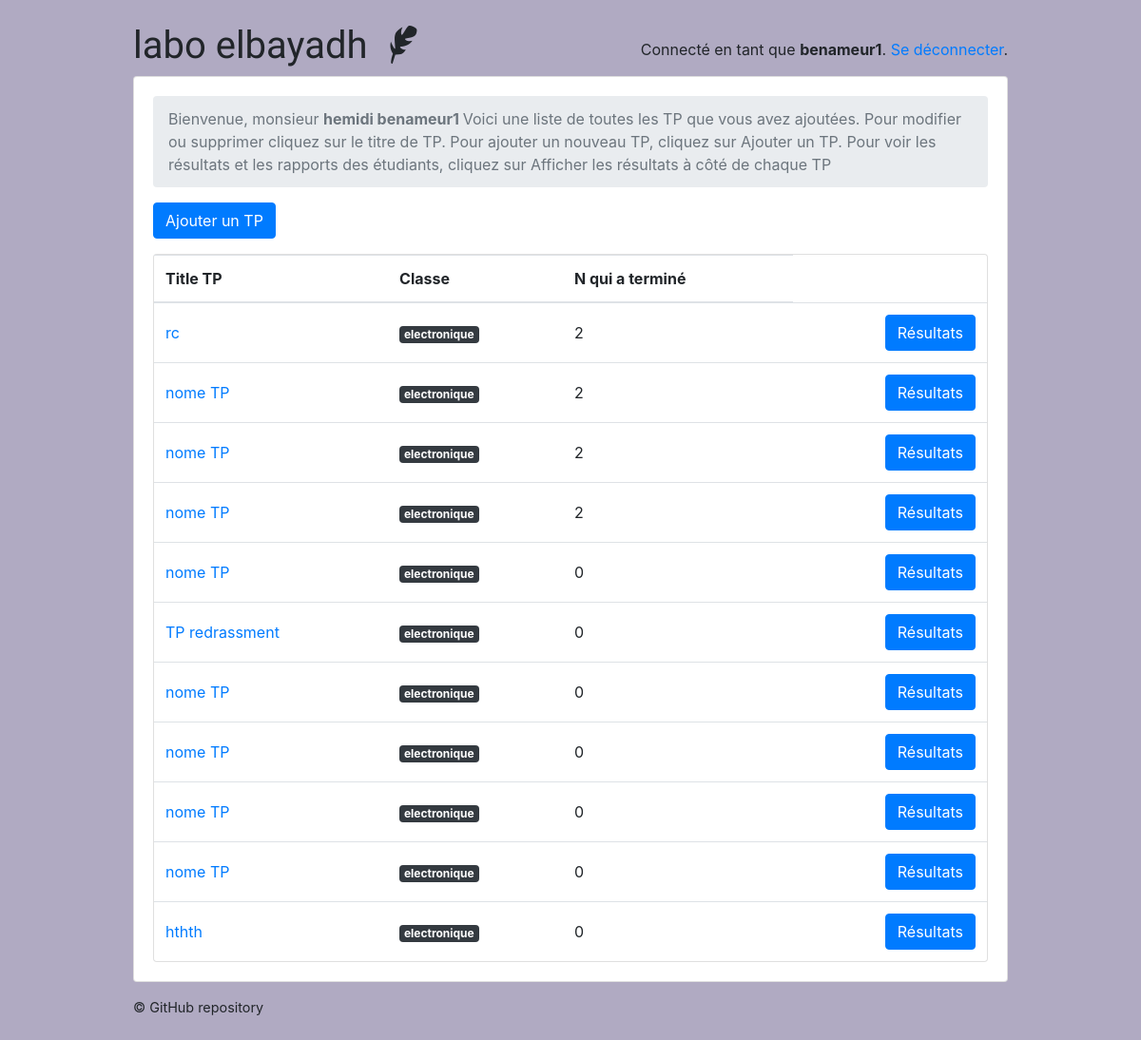
Page /teachers/ (signed in) on the earlier database version.
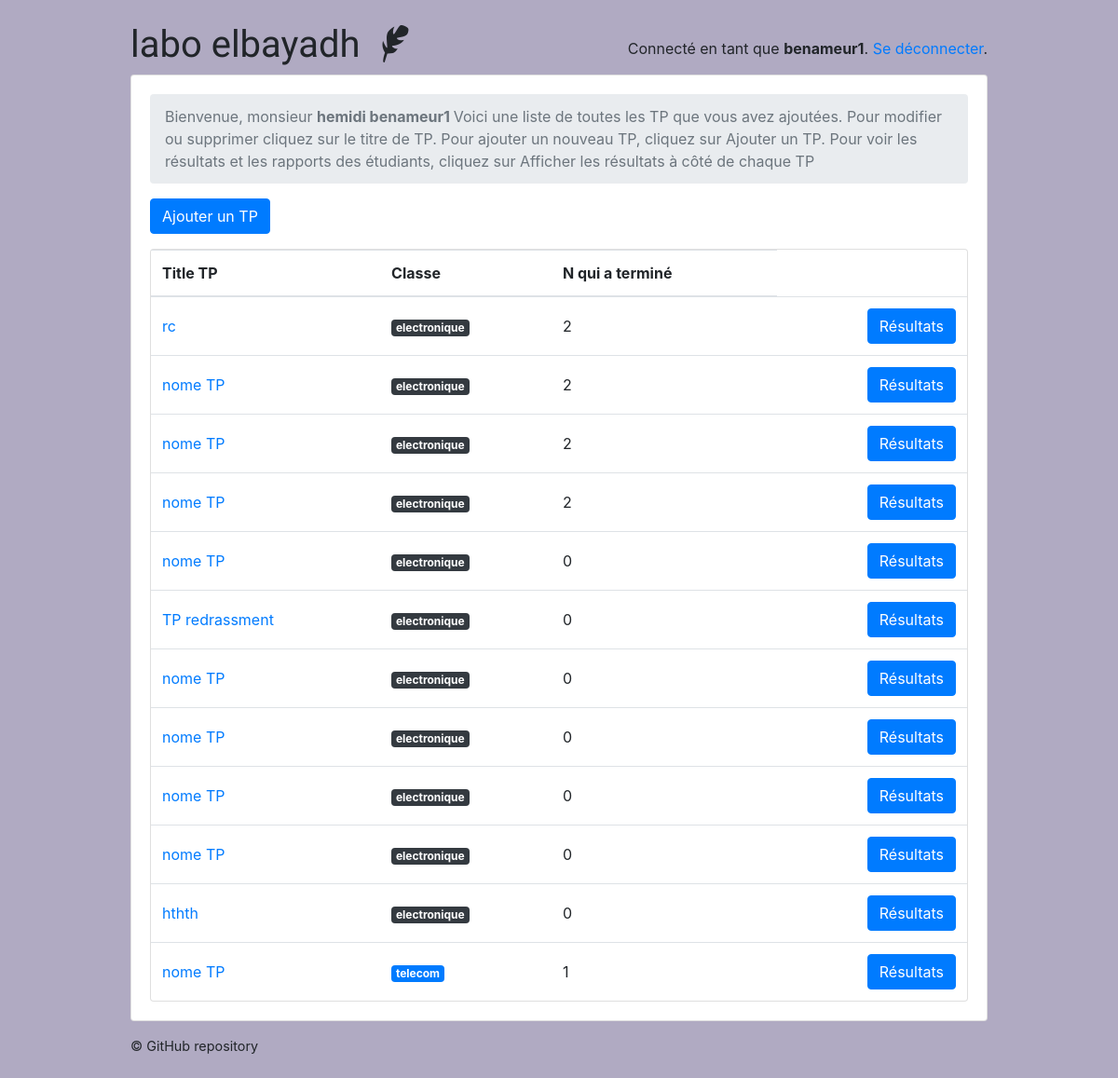
Same page on the later database version.
### classroom/models.py (models this page shows, shortened)
class Quiz(models.Model):
    owner = models.ForeignKey(User, on_delete=models.CASCADE, related_name='quizzes')
    name = models.CharField(max_length=255 , default='nome TP')
    subject = models.ForeignKey(Subject, on_delete=models.CASCADE, related_name='quizzes')
    type_tp_posible = (
        ('RC', 'RC'),
        ('R', 'R'),
        ('RL', 'RL'),
    )
    type_tp = models.CharField(max_length=6 ,choices=type_tp_posible)
    description = models.TextField('description', max_length=500)
    module = models.CharField(max_length=255, default='module')

class Subject(models.Model):
    name = models.CharField(max_length=30)
    color = models.CharField(max_length=7, default='#007bff')
    def get_html_badge(self):
        name = escape(self.name)
        color = escape(self.color)
        html = '<span class="badge badge-primary" style="background-color: %s">%s</span>' % (color, name)
        return mark_safe(html)

### classroom/views/teachers.py (the view)
# urls.py: path('', students.QuizListView.as_view(), name='quiz_list'),
@method_decorator([login_required, teacher_required], name='dispatch')
class QuizListView(ListView):
    model = Quiz
    ordering = ('name', )
    context_object_name = 'quizzes'
    template_name = 'classroom/teachers/quiz_change_list.html'
    def get_queryset(self):
        queryset = self.request.user.quizzes \
            .select_related('subject') \
            .annotate(questions_count=Count('questions', distinct=True)) \
            .annotate(taken_count=Count('taken_quizzes', distinct=True))
        return queryset

### classroom/templates/classroom/teachers/quiz_change_list.html
{% extends 'base.html' %}
{% block content %}
  <nav aria-label="breadcrumb">
    <ol class="breadcrumb">
      <li class="breadcrumb-item active" aria-current="page">Bienvenue, monsieur <strong> {{user.first_name  }} {{user.last_name}} </strong> Voici une liste de toutes les TP que vous avez ajoutées. Pour modifier ou supprimer cliquez sur le titre de TP. Pour ajouter un nouveau TP, cliquez sur Ajouter un TP.
 Pour voir les résultats et les rapports des étudiants, cliquez sur Afficher les résultats à côté de chaque TP</li>
    </ol>
  </nav>
  <a href="{% url 'teachers:quiz_add' %}" class="btn btn-primary mb-3" role="button">Ajouter un TP</a>
  <div class="card">
    <table class="table mb-0">
      <thead>
        <tr>
          <th>Title TP</th>
          <th>Classe</th>
          <th>N qui a terminé </th>
        </tr>
      </thead>
      <tbody>
        {% for quiz in quizzes %}
          <tr>
            <td class="align-middle"><a href="{% url 'teachers:quiz_change' quiz.pk %}">{{ quiz.name }}</a></td>
            <td class="align-middle">{{ quiz.subject.get_html_badge }}</td>
            <td class="align-middle">{{ quiz.taken_count }}</td>
            <td class="text-right">
              <a href="{% url 'teachers:quiz_results' quiz.pk %}" class="btn btn-primary">Résultats</a>
            </td>
          </tr>
        {% empty %}
          <tr>
            <td class="bg-light text-center font-italic" colspan="5">You haven't created any quiz yet.</td>
          </tr>
        {% endfor %}
      </tbody>
    </table>
  </div>
{% endblock %}

Differences in the rows shown:
added Quiz: name "nome TP", subject.get_html_badge "telecom", taken_count "1"
